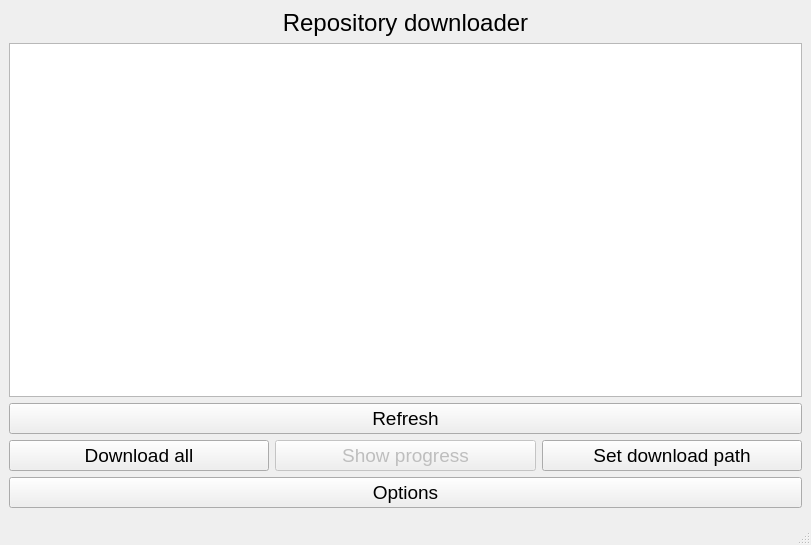
<?xml version="1.0" encoding="UTF-8"?>
<ui version="4.0">
 <class>MainWindow</class>
 <widget class="QMainWindow" name="MainWindow">
  <property name="geometry">
   <rect>
    <x>0</x>
    <y>0</y>
    <width>811</width>
    <height>545</height>
   </rect>
  </property>
  <property name="windowTitle">
   <string>Repository downloader</string>
  </property>
  <widget class="QWidget" name="centralwidget">
   <layout class="QGridLayout" name="gridLayout">
    <item row="1" column="0" colspan="2">
     <widget class="QListWidget" name="listWidget_List">
      <property name="font">
       <font>
        <pointsize>13</pointsize>
       </font>
      </property>
     </widget>
    </item>
    <item row="0" column="0" colspan="2">
     <widget class="QLabel" name="label_Main">
      <property name="sizePolicy">
       <sizepolicy hsizetype="Expanding" vsizetype="Fixed">
        <horstretch>0</horstretch>
        <verstretch>0</verstretch>
       </sizepolicy>
      </property>
      <property name="font">
       <font>
        <pointsize>18</pointsize>
       </font>
      </property>
      <property name="text">
       <string>Repository downloader</string>
      </property>
      <property name="alignment">
       <set>Qt::AlignCenter</set>
      </property>
     </widget>
    </item>
    <item row="2" column="0" colspan="2">
     <widget class="QPushButton" name="pushButton_Sort">
      <property name="font">
       <font>
        <pointsize>14</pointsize>
       </font>
      </property>
      <property name="text">
       <string>Refresh</string>
      </property>
     </widget>
    </item>
    <item row="3" column="0" colspan="2">
     <layout class="QGridLayout" name="download">
      <item row="0" column="1">
       <widget class="QPushButton" name="pushButton_Progress">
        <property name="enabled">
         <bool>false</bool>
        </property>
        <property name="font">
         <font>
          <pointsize>14</pointsize>
         </font>
        </property>
        <property name="text">
         <string>Show progress</string>
        </property>
       </widget>
      </item>
      <item row="0" column="0">
       <widget class="QPushButton" name="pushButton_Download">
        <property name="font">
         <font>
          <pointsize>14</pointsize>
         </font>
        </property>
        <property name="text">
         <string>Download all</string>
        </property>
       </widget>
      </item>
      <item row="0" column="2">
       <widget class="QPushButton" name="pushButton_Path">
        <property name="font">
         <font>
          <pointsize>14</pointsize>
         </font>
        </property>
        <property name="text">
         <string>Set download path</string>
        </property>
       </widget>
      </item>
     </layout>
    </item>
    <item row="4" column="0" colspan="2">
     <widget class="QPushButton" name="pushButton_Options">
      <property name="font">
       <font>
        <pointsize>14</pointsize>
       </font>
      </property>
      <property name="text">
       <string>Options</string>
      </property>
     </widget>
    </item>
   </layout>
  </widget>
  <widget class="QStatusBar" name="statusbar">
   <property name="font">
    <font>
     <pointsize>14</pointsize>
    </font>
   </property>
  </widget>
 </widget>
 <resources/>
 <connections/>
</ui>
